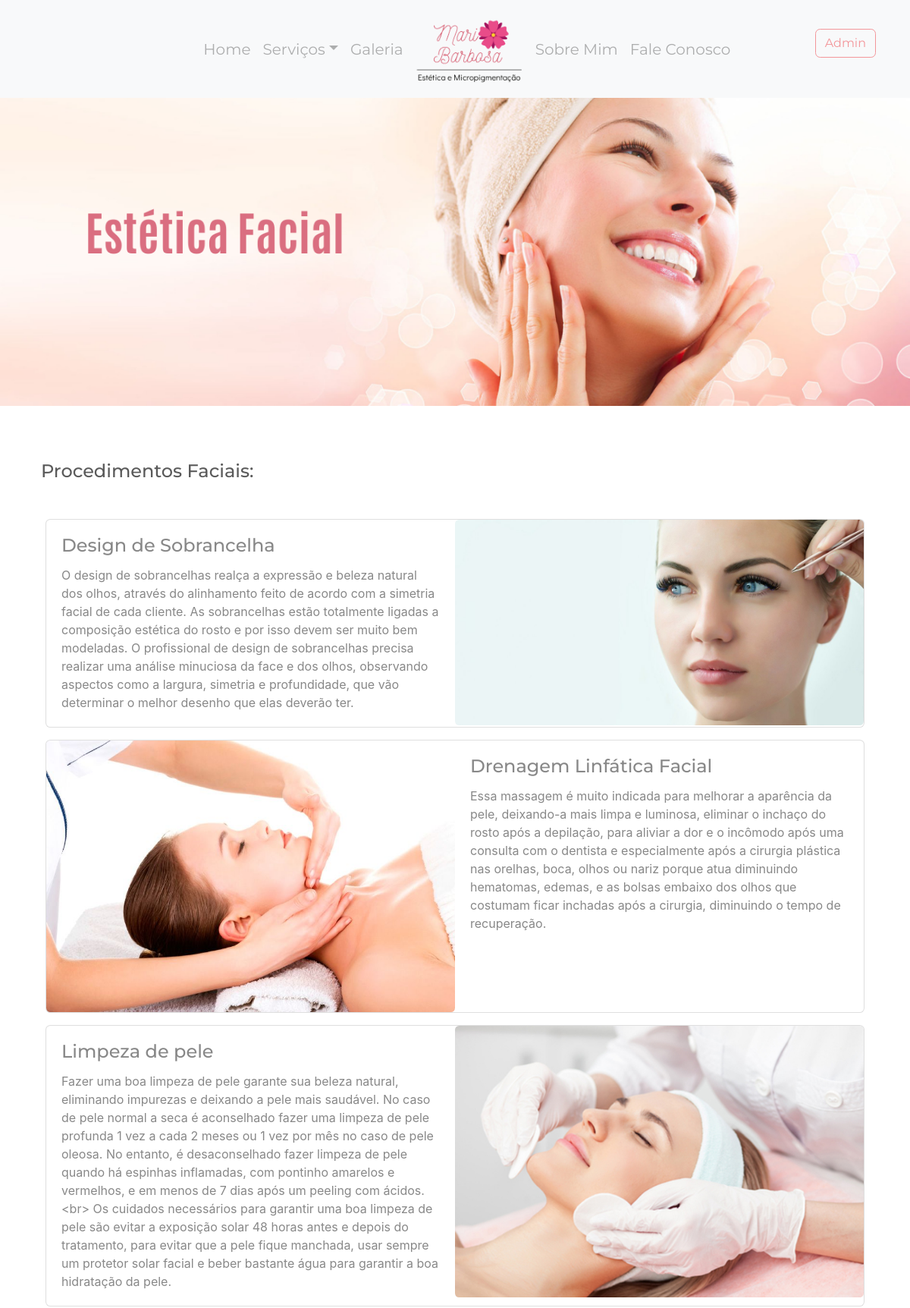
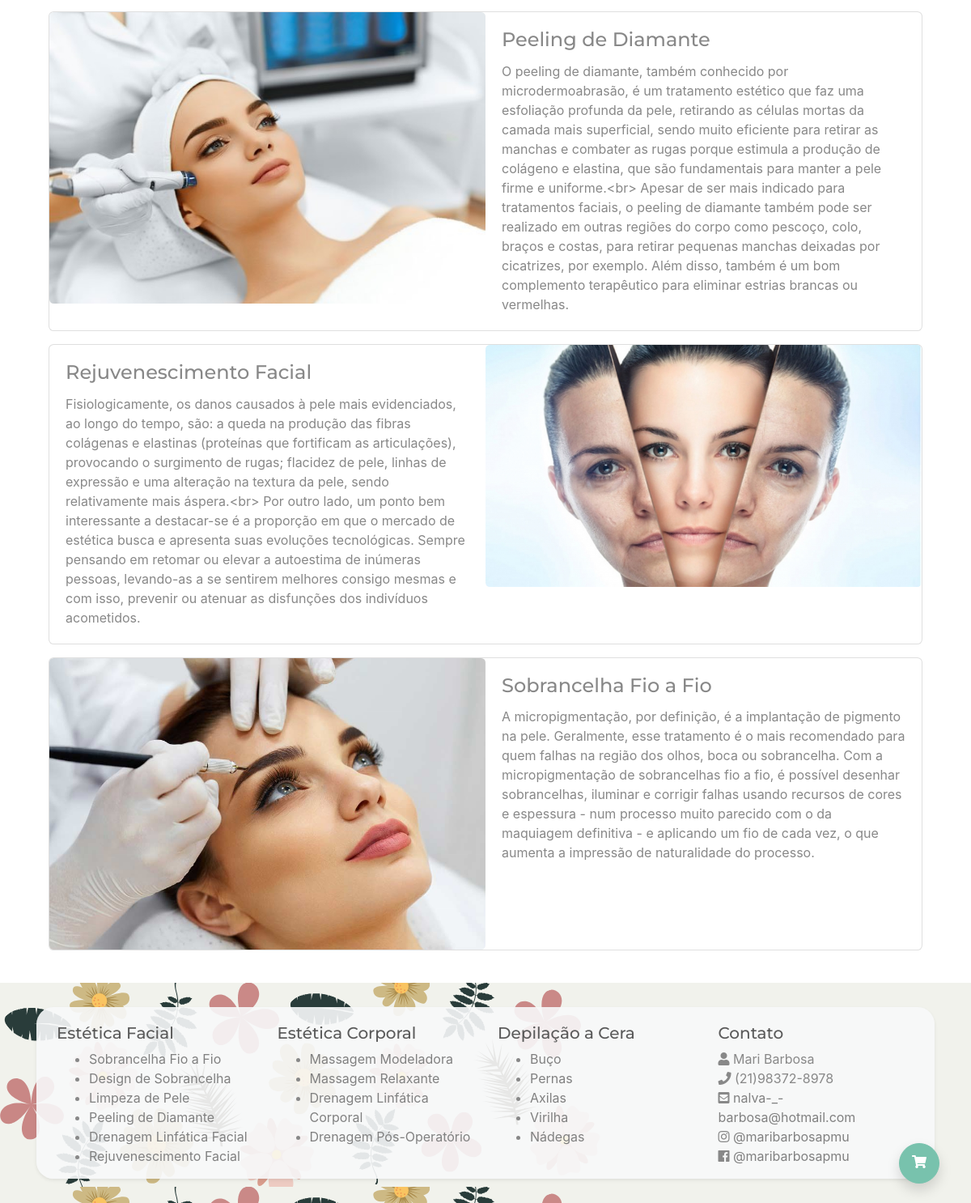
Screenshot of /facial (signed in) with the database file from the repository (2 pictures, top to bottom).
### meuSite/models.py (models this page shows, shortened)
class Servico(models.Model):
    tipo = models.ForeignKey(TipoServico, on_delete=models.CASCADE)
    nome = models.CharField('Servico', max_length=200, db_index=True)
    tag = models.SlugField('Tag', max_length=100, default=' ')
    imagem = models.CharField('Imagem', max_length=200)
    descricao = models.TextField(blank=True)
    user = models.ForeignKey(settings.AUTH_USER_MODEL,
                             related_name='servicos',
                             on_delete=models.DO_NOTHING,
                             null=True)
    preco = models.DecimalField('Preco', max_digits=10, decimal_places=2, default=0)
    class Meta:
        db_table = 'servico'
        ordering = ('nome',)
    def get_absolute_path(self):
        return reverse('estetica:servico', args=[self.id, self.tag])

### meuSite/views.py (the view)
# urls.py: path('facial', views.facial, name='facial'),
def facial(request):
    procedimentos_faciais = Servico.objects.filter(tipo__nome__contains='facial')
    return render(request, 'facial.html', {'servicos': procedimentos_faciais})

### meuSite/templates/facial.html (shortened to what this page needs)
{% extends "base.html" %}
{% load static %}
{% block estilo %}
    <link rel="stylesheet" type="text/css" href="{% static 'css/facial.css' %}"/>
{% endblock estilo %}
{% block conteudo %}
    {% static "images" as baseUrl %}
    <header id="header" class="mb-4" style="margin-top: 120px;">
        <img class="d-block w-100" src="{{ baseUrl }}/carousel-facial.png" alt="Tratamentos Faciais">
    </header>
    <div class="container my-4">
        <div class="block">
            <div class="row">
                <div class="col-12 p-4">
                    <h4 id="procedimentosFaciais" class="mb-0 pt-4 pb-4">Procedimentos Faciais:</h4>
                </div>
                <div class="col-12">
                    {% for servico in servicos %}
                        <div class="col-12" id="{{ servico.tag }}">
                            <a class="card mb-3" data-toggle="tooltip" data-placement="top"
                               title="Clique para mais informações"
                               href="{{ servico.get_absolute_path }}">
                                <div class="row no-gutters">
                                    {% if forloop.counter0|divisibleby:2 == 0 %}
                                        <div class="col-6 d-none d-md-inline-block">
                                            <img src="{{ baseUrl }}/{{ servico.imagem }}" class="card-img">
                                        </div>
                                        <div class="col-6 d-none d-md-inline-block">
                                            <div class="card-body">
                                                <h4 class="card-title">{{ servico.nome }}</h4>
                                                <p class="card-text">{{ servico.descricao }}</p>
                                            </div>
                                        </div>
                                    {% else %}
                                        <div class="col-6 d-none d-md-inline-block">
                                            <div class="card-body">
                                                <h4 class="card-title">{{ servico.nome }}</h4>
                                                <p class="card-text">{{ servico.descricao }}</p>
                                            </div>
                                        </div>
                                        <div class="col-6 d-none d-md-inline-block">
                                            <img src="{{ baseUrl }}/{{ servico.imagem }}" class="card-img">
                                        </div>
                                    {% endif %}
                                </div>
                            </a>
                        </div>
                    {% endfor %}
                </div>
            </div>
        </div>
    </div>
{% endblock conteudo %}

### meuSite/static/css/facial.css (style rules this page uses)
a { color: inherit; }
a:link { text-decoration: none; }

### rows the page displays
Servico: nome "Design de Sobrancelha", descricao "O design de sobrancelhas realça a expressão e beleza natural dos olhos, através do alinhamento feito de acordo com a simetria facial de cada cliente. As sobrancelhas estão totalmente ligadas a composição estética do rosto e por isso devem ser muito bem modeladas. O profissional de design de sobrancelhas precisa realizar uma análise minuciosa da face e dos olhos, observando aspectos como a largura, simetria e profundidade, que vão determinar o melhor desenho que elas deverão ter.", imagem (picture)
Servico: imagem (picture), nome "Drenagem Linfática Facial", descricao "Essa massagem é muito indicada para melhorar a aparência da pele, deixando-a mais limpa e luminosa, eliminar o inchaço do rosto após a depilação, para aliviar a dor e o incômodo após uma consulta com o dentista e especialmente após a cirurgia plástica nas orelhas, boca, olhos ou nariz porque atua diminuindo hematomas, edemas, e as bolsas embaixo dos olhos que costumam ficar inchadas após a cirurgia, diminuindo o tempo de recuperação."
Servico: nome "Limpeza de pele", descricao "Fazer uma boa limpeza de pele garante sua beleza natural, eliminando impurezas e deixando a pele mais saudável. No caso de pele normal a seca é aconselhado fazer uma limpeza de pele profunda 1 vez a cada 2 meses ou 1 vez por mês no caso de pele oleosa. No entanto, é desaconselhado fazer limpeza de pele quando há espinhas inflamadas, com pontinho amarelos e vermelhos, e em menos de 7 dias após um peeling com ácidos.<br> Os cuidados necessários para garantir uma boa limpeza de pele são evitar a exposição solar 48 horas antes e depois do tratamento, para evitar que a pele fique manchada, usar sempre um protetor solar facial e beber bastante água para garantir a boa hidratação da pele.", imagem (picture)
Servico: imagem (picture), nome "Peeling de Diamante", descricao "O peeling de diamante, também conhecido por microdermoabrasão, é um tratamento estético que faz uma esfoliação profunda da pele, retirando as células mortas da camada mais superficial, sendo muito eficiente para retirar as manchas e combater as rugas porque estimula a produção de colágeno e elastina, que são fundamentais para manter a pele firme e uniforme.<br> Apesar de ser mais indicado para tratamentos faciais, o peeling de diamante também pode ser realizado em outras regiões do corpo como pescoço, colo, braços e costas, para retirar pequenas manchas deixadas por cicatrizes, por exemplo. Além disso, também é um bom complemento terapêutico para eliminar estrias brancas ou vermelhas."
Servico: nome "Rejuvenescimento Facial", descricao "Fisiologicamente, os danos causados à pele mais evidenciados, ao longo do tempo, são: a queda na produção das fibras colágenas e elastinas (proteínas que fortificam as articulações), provocando o surgimento de rugas; flacidez de pele, linhas de expressão e uma alteração na textura da pele, sendo relativamente mais áspera.<br> Por outro lado, um ponto bem interessante a destacar-se é a proporção em que o mercado de estética busca e apresenta suas evoluções tecnológicas. Sempre pensando em retomar ou elevar a autoestima de inúmeras pessoas, levando-as a se sentirem melhores consigo mesmas e com isso, prevenir ou atenuar as disfunções dos indivíduos acometidos.", imagem (picture)
Servico: imagem (picture), nome "Sobrancelha Fio a Fio", descricao "A micropigmentação, por definição, é a implantação de pigmento na pele. Geralmente, esse tratamento é o mais recomendado para quem falhas na região dos olhos, boca ou sobrancelha. Com a micropigmentação de sobrancelhas fio a fio, é possível desenhar sobrancelhas, iluminar e corrigir falhas usando recursos de cores e espessura - num processo muito parecido com o da maquiagem definitiva - e aplicando um fio de cada vez, o que aumenta a impressão de naturalidade do processo."
